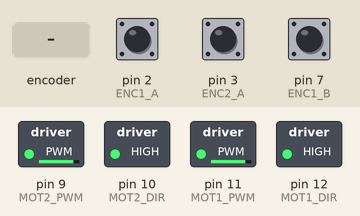
The sketch below on a simulated Arduino Nano, built with avr-gcc and run on an emulated ATmega328P. On the bench: switched loads named in the sketch (green lamp = pin HIGH). Inputs (shaded band) come from the test bench; at power-on: pin 2 (ENC1_A) HIGH, pin 3 (ENC2_A) HIGH, pin 7 (ENC1_B) HIGH. What the sketch prints to the serial monitor is not drawn.

Above: at 1.2 s.
1.3 s: rotary encoder on pin 2 (ENC1_A) / pin 7 (ENC1_B) turned 3 steps (first pin leading)
Timing chart, 0 to 4.3 s (numbered marks = the images above; inputs shaded):
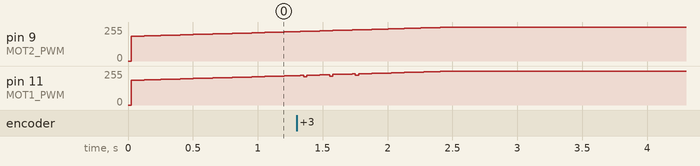

The sketch:

main.ino
```cpp
/**************************************************************
 *  File         : main.ino
 *  Author       : Jason E Tomczyk
 *  Description  : Velocity PID test harness for verifying wheel
 *                 speed response. Logs target vs actual velocity,
 *                 applies factory-initialized PID outputs to motors.
 *
 *  Version      : 1.0
 *  Created On   : 2025-07-16
 *  Last Updated : 2025-07-16
 *
 *  Changelog:
 *    - [v1.0] Initial straight-line velocity tracking test using
 *             PIDController::Left/Right and EncoderOdometry feedback.
 *************************************************************/


#include <Arduino.h>
#include "EncoderOdometry.hpp"
#include "MotorController.hpp"
#include "PIDController.hpp"

// ─────────────────────────────────────────────
// Global instances
// ─────────────────────────────────────────────

EncoderOdometry odom;
MotorController motor;

PIDController leftPID  = PIDController::Left();
PIDController rightPID = PIDController::Right();

// ─────────────────────────────────────────────
// Constants
// ─────────────────────────────────────────────

float targetSpeedL = 0.0f;
float targetSpeedR = 0.0f;

unsigned long lastControlTime = 0;

// ─────────────────────────────────────────────
// Arduino setup()
// ─────────────────────────────────────────────

void setup() {
  Serial.begin(115200);

  odom.begin();
  motor.begin();

  // Set test target speeds (adjust as needed)
  targetSpeedL = 100.0f;  // mm/s
  targetSpeedR = 100.0f;
}

// ─────────────────────────────────────────────
// Arduino loop()
// ─────────────────────────────────────────────

void loop() {
  unsigned long now = millis();
  if (now - lastControlTime >= CONTROL_INTERVAL_MS) {
    lastControlTime = now;

    odom.update();

    float actualL = odom.getLeftSpeedMMs();
    float actualR = odom.getRightSpeedMMs();

    float errorL = targetSpeedL - actualL;
    float errorR = targetSpeedR - actualR;

    float pwmL = leftPID.compute(errorL, actualL);
    float pwmR = rightPID.compute(errorR, actualR);

    motor.setMotorPWM(pwmL, pwmR);

    // Debug
    // Serial plotter output
    Serial.print("Target_L:"); Serial.print(targetSpeedL, 2); Serial.print(" ");
    Serial.print("Speed_L:"); Serial.print(actualL, 2); Serial.print(" ");
    Serial.print("PWM_L:"); Serial.print(pwmL, 2); Serial.print(" ");
    Serial.print("Target_R:"); Serial.print(targetSpeedR, 2); Serial.print(" ");
    Serial.print("Speed_R:"); Serial.print(actualR, 2); Serial.print(" ");
    Serial.print("PWM_R:"); Serial.print(pwmR, 2); Serial.print(" ");
    Serial.print("REF_Bottom:-100 "); Serial.println("REF_Top:250");
  }
}
```

CubicTrajectory.cpp
```cpp
/**************************************************************
 *  File         : CubicTrajectory.cpp
 *  Author       : Jason E Tomczyk
 *  Description  : Generates cubic time-based trajectories for
 *                 smooth motion planning from an initial state
 *                 to a target state over a fixed duration.
 *
 *  Version      : 1.0
 *  Created On   : 2025-07-16
 *  Last Updated : 2025-07-16
 *
 *  Changelog:
 *    - [v1.0] Implemented cubic coefficient solver and accessors
 *             for position, velocity, and acceleration profiles.
 *************************************************************/

#include "CubicTrajectory.hpp"

void CubicTrajectory::generate(float x0, float v0, float xf, float vf, float T) {
    a0 = x0;
    a1 = v0;
    a2 = (3 * (xf - x0) / (T * T)) - (2 * v0 + vf) / T;
    a3 = (2 * (x0 - xf) / (T * T * T)) + (v0 + vf) / (T * T);
}

float CubicTrajectory::getPosition(float t) const {
    return a0 + a1 * t + a2 * t * t + a3 * t * t * t;
}

float CubicTrajectory::getVelocity(float t) const {
    return a1 + 2 * a2 * t + 3 * a3 * t * t;
}

float CubicTrajectory::getAcceleration(float t) const {
    return 2 * a2 + 6 * a3 * t;
}
```

CubicTrajectory.hpp
```cpp
/**************************************************************
 *  File         : CubicTrajectory.hpp
 *  Author       : Jason E Tomczyk
 *  Description  : Header for cubic polynomial trajectory generator.
 *                 Provides interface to generate and evaluate
 *                 smooth motion paths over time.
 *
 *  Version      : 1.0
 *  Created On   : 2025-07-16
 *  Last Updated : 2025-07-16
 *
 *  Changelog:
 *    - [v1.0] Declared generate(), getPosition(), getVelocity(),
 *             and getAcceleration() for time-based motion profiles.
 *************************************************************/

#pragma once

class CubicTrajectory {
public:
    void generate(float x0, float v0, float xf, float vf, float T);
    float getPosition(float t) const;
    float getVelocity(float t) const;
    float getAcceleration(float t) const;

private:
    float a0, a1, a2, a3;
};
```

EncoderOdometry.cpp
```cpp
/**************************************************************
 *  File         : EncoderOdometry.cpp
 *  Author       : Jason E Tomczyk
 *  Description  : Computes differential-drive odometry using
 *                 encoder interrupts. Tracks x, y, heading (θ),
 *                 and optionally velocity of each wheel.
 *
 *                 Do not edit unless discussed.
 *
 *  Version      : 1.0
 *  Created On   : 2025-07-16
 *  Last Updated : 2025-07-16
 *
 *  Changelog:
 *    - [v1.0] Finalized full pose estimation from quadrature
 *             encoder tick deltas. Includes heading wrap.
 *************************************************************/

#include "EncoderOdometry.hpp"


volatile long EncoderOdometry::leftTicks = 0;
volatile long EncoderOdometry::rightTicks = 0;

EncoderOdometry::EncoderOdometry() {}

void EncoderOdometry::begin() {
    pinMode(ENC1_A, INPUT);
    pinMode(ENC1_B, INPUT);
    pinMode(ENC2_A, INPUT);
    pinMode(ENC2_B, INPUT);

    attachInterrupt(digitalPinToInterrupt(ENC1_A), handleLeftA, RISING);
    attachInterrupt(digitalPinToInterrupt(ENC2_A), handleRightA, RISING);

    lastUpdateTime = millis();
}

void EncoderOdometry::reset() {
    noInterrupts();
    leftTicks = 0;
    rightTicks = 0;
    interrupts();

    x = 0.0f;
    y = 0.0f;
    theta = 0.0f;
    prevLeftTicks = 0;
    prevRightTicks = 0;
    lastUpdateTime = millis();
}

void EncoderOdometry::update() {
    long left, right;
    noInterrupts();
    left = leftTicks;
    right = rightTicks;
    interrupts();

    long dLeft = left - prevLeftTicks;
    long dRight = right - prevRightTicks;

    prevLeftTicks = left;
    prevRightTicks = right;

    float dL_mm = dLeft * MM_PER_TICK;
    float dR_mm = dRight * MM_PER_TICK;

    float dCenter = (dL_mm + dR_mm) / 2.0f;
    float dTheta  = (dR_mm - dL_mm) / AXLE_LENGTH_MM;

    theta += dTheta;
    if (theta > PI)        theta -= TWO_PI;
    else if (theta <= -PI) theta += TWO_PI;

    x += dCenter * cos(theta);
    y += dCenter * sin(theta);

    lastUpdateTime = millis();
}

float EncoderOdometry::getX() const { return x; }
float EncoderOdometry::getY() const { return y; }
float EncoderOdometry::getTheta() const { return theta; }

long EncoderOdometry::getLeftTicks() const { return leftTicks; }
long EncoderOdometry::getRightTicks() const { return rightTicks; }

float EncoderOdometry::getLeftSpeedMMs() const {
    static unsigned long lastTime = 0;
    static long lastTicks = 0;

    unsigned long now = millis();
    float dt = (now - lastTime) / 1000.0f;

    if (dt <= 0.0f) return 0.0f;

    long currentTicks = leftTicks;
    float speed = (currentTicks - lastTicks) * MM_PER_TICK / dt;

    lastTicks = currentTicks;
    lastTime = now;

    return speed;
}

float EncoderOdometry::getRightSpeedMMs() const {
    static unsigned long lastTime = 0;
    static long lastTicks = 0;

    unsigned long now = millis();
    float dt = (now - lastTime) / 1000.0f;

    if (dt <= 0.0f) return 0.0f;

    long currentTicks = rightTicks;
    float speed = (currentTicks - lastTicks) * MM_PER_TICK / dt;

    lastTicks = currentTicks;
    lastTime = now;

    return speed;
}

void EncoderOdometry::handleLeftA() {
    if (digitalRead(ENC1_B))
        leftTicks--;
    else
        leftTicks++;
}

void EncoderOdometry::handleRightA() {
    if (digitalRead(ENC2_B))
        rightTicks++;
    else
        rightTicks--;
}
```

EncoderOdometry.hpp
```cpp
/**************************************************************
 *  File         : EncoderOdometry.hpp
 *  Author       : Jason E Tomczyk
 *  Description  : Header for encoder-based odometry class.
 *                 Provides position, heading, and velocity access
 *                 via interrupt-driven tick counting.
 *
 *                 Do not edit unless discussed.
 *
 *  Version      : 1.0
 *  Created On   : 2025-07-16
 *  Last Updated : 2025-07-16
 *
 *  Changelog:
 *    - [v1.0] Declared update(), getX(), getTheta(), and speed
 *             estimators for left and right wheels.
 *************************************************************/

#pragma once

#include "Arduino.h"
#include "robot_param.hpp"
#include "pin_config.hpp"

class EncoderOdometry {
public:
    EncoderOdometry();

    void begin();
    void reset();
    void update();

    float getX() const;
    float getY() const;
    float getTheta() const;

    float getLeftSpeedMMs() const;
    float getRightSpeedMMs() const;

    long getLeftTicks() const;
    long getRightTicks() const;

    static void handleLeftA();
    static void handleRightA();

private:
    float x = 0.0f;
    float y = 0.0f;
    float theta = 0.0f;

    long prevLeftTicks = 0;
    long prevRightTicks = 0;

    unsigned long lastUpdateTime = 0;

    static volatile long leftTicks;
    static volatile long rightTicks;
};
```

MotorController.cpp
```cpp
/**************************************************************
 *  File         : MotorController.cpp
 *  Author       : Jason E Tomczyk
 *  Description  : Low-level PWM and direction output control
 *                 for DRV8835 motor driver. Used to command
 *                 left/right motors directly.
 *
 *                 Do not edit unless discussed.
 *
 *  Version      : 1.0
 *  Created On   : 2025-07-16
 *  Last Updated : 2025-07-16
 *
 *  Changelog:
 *    - [v1.0] Finalized basic control structure for left/right
 *             motors with PWM and direction settings.
 *************************************************************/

#include "MotorController.hpp"

MotorController::MotorController() {}

void MotorController::begin() {
    pinMode(MOT1_PWM, OUTPUT);
    pinMode(MOT1_DIR, OUTPUT);
    pinMode(MOT2_PWM, OUTPUT);
    pinMode(MOT2_DIR, OUTPUT);

    setMotorPWM(0, 0); // Stop motors initially
}

void MotorController::setMotorPWM(int leftPWM, int rightPWM) {
    setMotor(leftPWM, MOT1_PWM, MOT1_DIR);
    setMotor(rightPWM, MOT2_PWM, MOT2_DIR);
}

void MotorController::setMotor(int pwm, int pwmPin, int dirPin) {
    bool direction = pwm >= 0;
    pwm = constrain(abs(pwm), 0, 255);
    digitalWrite(dirPin, direction ? HIGH : LOW);
    analogWrite(pwmPin, pwm);
}
```

MotorController.hpp
```cpp
/**************************************************************
 *  File         : MotorController.hpp
 *  Author       : Jason E Tomczyk
 *  Description  : Header for DRV8835 motor interface.
 *                 Allows setting PWM and direction pins
 *                 for independent left/right wheel control.
 *
 *                 Do not edit unless discussed.
 *
 *  Version      : 1.0
 *  Created On   : 2025-07-16
 *  Last Updated : 2025-07-16
 *
 *  Changelog:
 *    - [v1.0] Declared setMotorPWM() and internal setMotor()
 *             for pin-level actuation of motor driver.
 *************************************************************/

#ifndef MOTOR_CONTROLLER_HPP
#define MOTOR_CONTROLLER_HPP

#include <Arduino.h>
#include "pin_config.hpp"

class MotorController {
public:
    MotorController();
    void begin();

    // Set PWM for left and right motors (range: -255 to 255)
    void setMotorPWM(int leftPWM, int rightPWM);

private:
    void setMotor(int pwm, int pwmPin, int dirPin);
};

#endif // MOTOR_CONTROLLER_HPP
```

PIDController.cpp
```cpp
/**************************************************************
 *  File         : PIDController.cpp
 *  Author       : Jason E Tomczyk
 *  Description  : General-purpose velocity PID controller with
 *                 support for deadband, derivative-on-measurement,
 *                 smoothing filter (EMA), and wheel-specific
 *                 factory constructors.
 *
 *  Version      : 1.0
 *  Created On   : 2025-07-16
 *  Last Updated : 2025-07-16
 *
 *  Changelog:
 *    - [v1.0] Implemented PID with static Left/Right factory
 *             methods using constants from robot_param.hpp.
 *************************************************************/

#include "PIDController.hpp"
#include <Arduino.h>

PIDController::PIDController(float kp, float ki, float kd)
    : Kp(kp), Ki(ki), Kd(kd) {}

PIDController PIDController::Left() {
    PIDController pid(LEFT_VEL_KP, LEFT_VEL_KI, LEFT_VEL_KD);
    pid.setOutputLimits(PID_OUTPUT_MIN, PID_OUTPUT_MAX);
    pid.setDerivativeSmoothing(PID_DERIV_SMOOTH);
    pid.setVelocityDeadband(PID_DEADBAND);
    pid.enableDerivativeFreezeOnZeroSP(true);
    pid.setUseDerivativeOnMeasurement(true);
    return pid;
}

PIDController PIDController::Right() {
    PIDController pid(RIGHT_VEL_KP, RIGHT_VEL_KI, RIGHT_VEL_KD);
    pid.setOutputLimits(PID_OUTPUT_MIN, PID_OUTPUT_MAX);
    pid.setDerivativeSmoothing(PID_DERIV_SMOOTH);
    pid.setVelocityDeadband(PID_DEADBAND);
    pid.enableDerivativeFreezeOnZeroSP(true);
    pid.setUseDerivativeOnMeasurement(true);
    return pid;
}

void PIDController::setGains(float kp, float ki, float kd) {
    Kp = kp; Ki = ki; Kd = kd;
}

void PIDController::setOutputLimits(float minVal, float maxVal) {
    outputMin = minVal;
    outputMax = maxVal;
}

void PIDController::setDerivativeSmoothing(float smoothingAlpha) {
    alpha = constrain(smoothingAlpha, 0.0f, 1.0f);
}

void PIDController::reset() {
    integral = 0;
    previousError = 0;
    filteredDerivative = 0;
    lastMeasurement = 0;
}

void PIDController::enableDerivativeFreezeOnZeroSP(bool enable) {
    freezeDWhenSPZero = enable;
}

void PIDController::setVelocityDeadband(float threshold) {
    deadband = threshold;
}

void PIDController::setUseDerivativeOnMeasurement(bool enable) {
    useDerivativeOnMeasurement = enable;
}

void PIDController::setTargetSetpoint(float sp) {
    lastTargetSetpoint = sp;
}

// @param CONTROL_DT = time delta in seconds
float PIDController::compute(float error, float measurement) {
    if (CONTROL_DT <= 0.0f) return 0;

    if (abs(error) < deadband) {
        error = 0.0f;
    }

    integral += error * CONTROL_DT;

    float rawDerivative;
    if (useDerivativeOnMeasurement) {
        rawDerivative = (measurement - lastMeasurement) / CONTROL_DT;
        lastMeasurement = measurement;
    } else {
        rawDerivative = (error - previousError) / CONTROL_DT;
        previousError = error;
    }

    if (freezeDWhenSPZero && abs(lastTargetSetpoint) < 1.0f) {
        filteredDerivative = 0.0f;
    } else {
        filteredDerivative = alpha * rawDerivative + (1.0f - alpha) * filteredDerivative;
    }

    float output = Kp * error + Ki * integral - Kd * filteredDerivative;

    if (output > outputMax) output = outputMax;
    else if (output < outputMin) output = outputMin;

    return output;
}
```

PIDController.hpp
```cpp
/**************************************************************
 *  File         : PIDController.hpp
 *  Author       : Jason E Tomczyk
 *  Description  : Header for velocity PID controller module.
 *                 Includes factory methods for left/right wheels,
 *                 and interface for error-based or measurement-
 *                 based derivative logic.
 *
 *  Version      : 1.0
 *  Created On   : 2025-07-16
 *  Last Updated : 2025-07-16
 *
 *  Changelog:
 *    - [v1.0] Added configurable PID with velocity deadband,
 *             smoothing filter, and static instantiation.
 *************************************************************/

#pragma once
#include "robot_param.hpp"

/**
 * @brief General-purpose PID controller with embedded configuration.
 *
 * Supports:
 * - Derivative filtering (EMA)
 * - Deadband threshold
 * - Output clamping
 * - Derivative on measurement or error
 * - Derivative freeze on zero setpoint (useful for hold mode)
 *
 * Instantiation via:
 *   PIDController leftPID = PIDController::Left();
 *   PIDController rightPID = PIDController::Right();
 */
class PIDController {
public:
    PIDController(float kp, float ki, float kd);

    /// Factory constructor for left wheel PID controller
    static PIDController Left();

    /// Factory constructor for right wheel PID controller
    static PIDController Right();

    void setGains(float kp, float ki, float kd);
    void setOutputLimits(float minVal, float maxVal);
    void setDerivativeSmoothing(float smoothingAlpha);
    void reset();
    void enableDerivativeFreezeOnZeroSP(bool enable);
    void setVelocityDeadband(float threshold);
    void setUseDerivativeOnMeasurement(bool enable);
    void setTargetSetpoint(float sp);

    /**
     * @brief Runs the PID compute step.
     * @param error = setpoint - measurement
     * @param measurement = actual measured value (used for derivative-on-measurement)
     * @return control effort (clamped)
     */
    float compute(float error, float measurement);

private:
    float Kp, Ki, Kd;
    float integral = 0;
    float previousError = 0;
    float lastMeasurement = 0;
    float filteredDerivative = 0;

    float outputMin = -255;
    float outputMax = 255;
    float alpha = 0.1f;
    float deadband = 0.0f;

    bool useDerivativeOnMeasurement = false;
    bool freezeDWhenSPZero = false;
    float lastTargetSetpoint = 0;
};
```

Source omitted: PositionController.cpp (2059 bytes), PositionController.hpp (2403 bytes), robot_param.hpp (2368 bytes), pin_config.hpp (1459 bytes)
